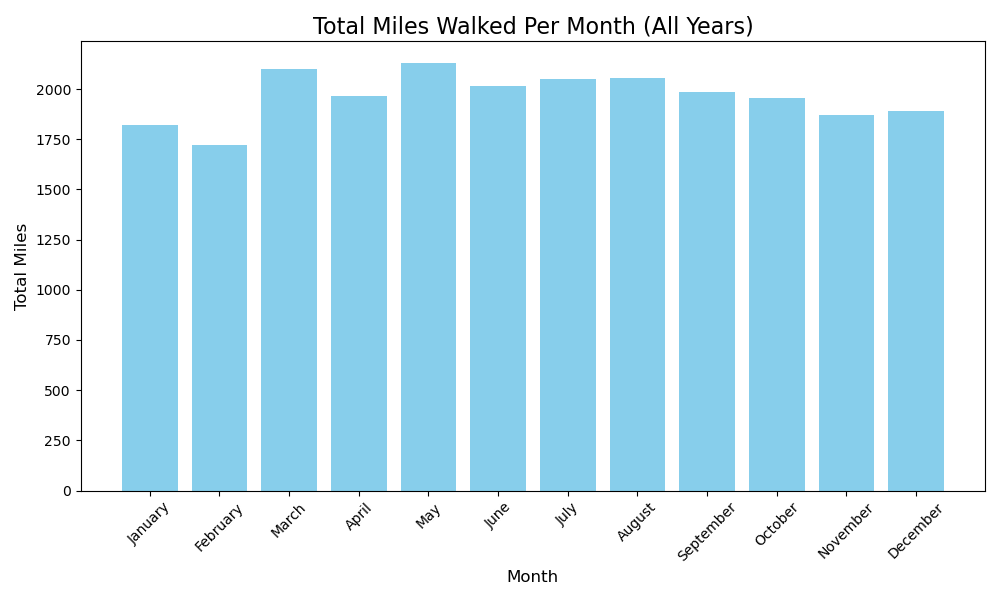

This figure's Python source:
import sqlite3
import matplotlib.pyplot as plt
import pandas as pd
import matplotlib
matplotlib.use('TkAgg')  # Use Tkinter-based interactive backend
import sys
import os

# Get the base directory dynamically or use a development fallback
if getattr(sys, 'frozen', False):  # If running as a PyInstaller executable
    base_dir = sys._MEIPASS
else:  # Use the actual database location
    base_dir = r"C:\Users\nickp\Documents\step-tracker-analysis"

# Dynamically construct the database path
db_path = os.path.join(base_dir, 'step_data.db')

def miles_per_month():
    # Connect to the database
    print(f"Using database at: {db_path}")
    conn = sqlite3.connect(db_path)
    cursor = conn.cursor()

    # Check the tables in the database
    cursor.execute("SELECT name FROM sqlite_master WHERE type='table';")
    tables = cursor.fetchall()
    print("Tables in the database:", tables)

    if not any('steps' in table for table in tables):
        print("Error: 'steps' table does not exist in the database!")
        return

    # Query to calculate total miles for each month across all years
    query = """
        SELECT month, SUM(miles) AS total_miles
        FROM steps
        GROUP BY month
        ORDER BY 
            CASE month
                WHEN 'January' THEN 1
                WHEN 'February' THEN 2
                WHEN 'March' THEN 3
                WHEN 'April' THEN 4
                WHEN 'May' THEN 5
                WHEN 'June' THEN 6
                WHEN 'July' THEN 7
                WHEN 'August' THEN 8
                WHEN 'September' THEN 9
                WHEN 'October' THEN 10
                WHEN 'November' THEN 11
                WHEN 'December' THEN 12
            END;
    """
    cursor.execute(query)
    results = cursor.fetchall()
    conn.close()

    # Convert to a DataFrame
    df = pd.DataFrame(results, columns=['Month', 'Total Miles'])

    # Plot the results
    plt.figure(figsize=(10, 6))
    plt.bar(df['Month'], df['Total Miles'], color='skyblue')
    plt.title('Total Miles Walked Per Month (All Years)', fontsize=16)
    plt.xlabel('Month', fontsize=12)
    plt.ylabel('Total Miles', fontsize=12)
    plt.xticks(rotation=45)
    plt.tight_layout()
    plt.show()

# Keep this block for standalone testing
if __name__ == "__main__":
    miles_per_month()
 
    # Save the plot as an image
    plt.savefig("miles_walked_per_month.png")
